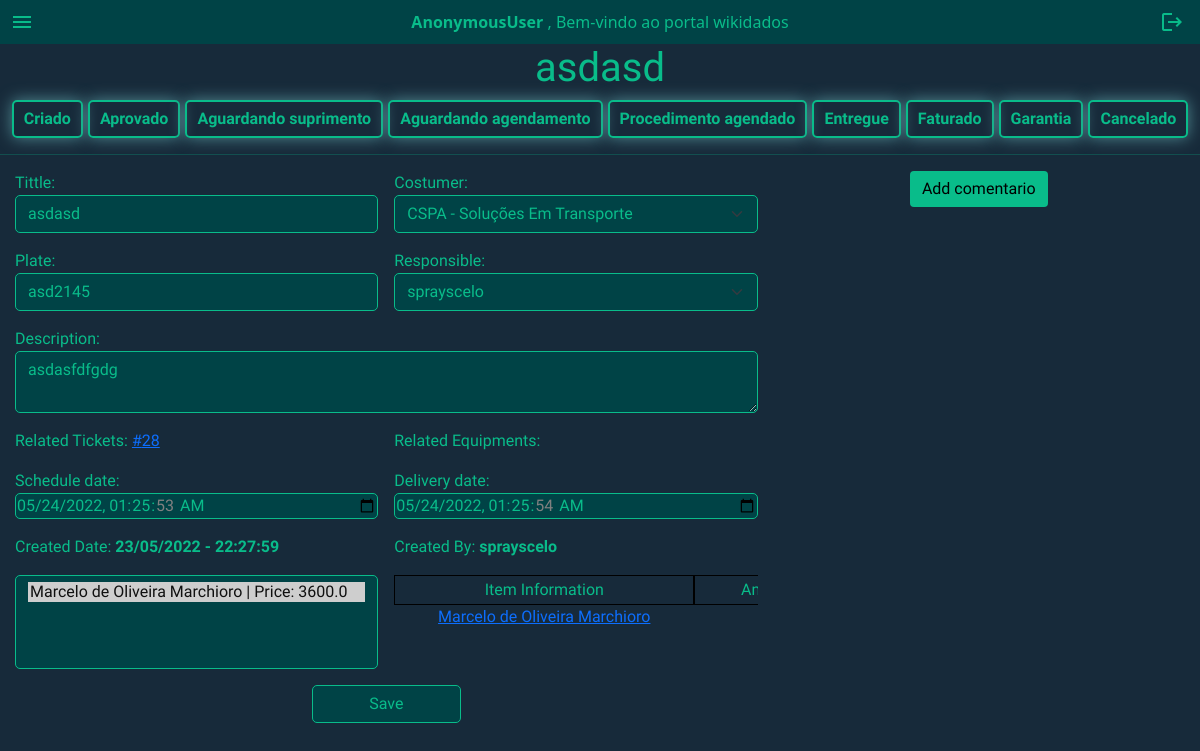
The app's page /serviceOrder/3, older data.
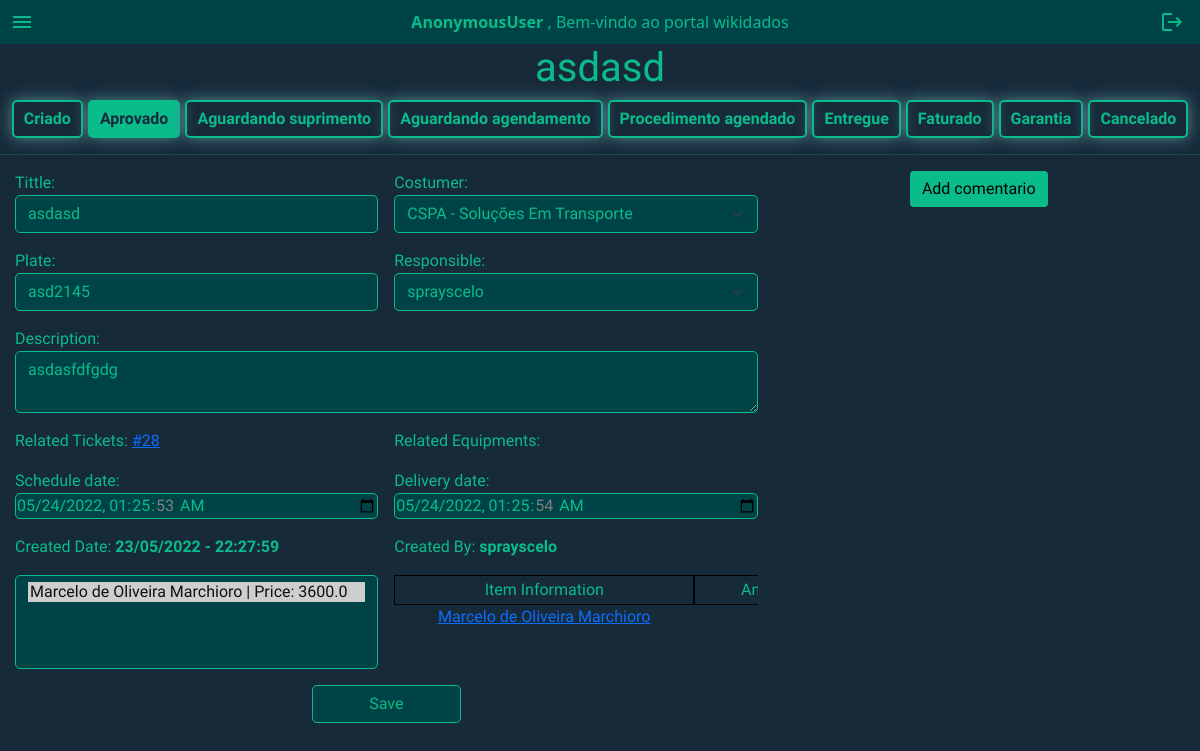
The same page, newer data.
### FinalProject/views.py (the view, shortened to what this page needs)
def serviceOrdersDetails(request, serviceOrderID):
   serviceOrderDetails = serviceOrder.objects.get(id=serviceOrderID)
   newComment(request, serviceOrderID, serviceOrder)
   if request.method == "PUT":
      data = json.loads(request.body)
      serviceOrder.objects.filter(id=serviceOrderID).update(status=data["newStatus"])
   return render(request,"final/serviceOrder.html", {
      "serviceOrdersDetails": serviceOrderDetails,
      "serviceOrdersStatusChoices": statusOsChoices,
      "allCostumers": Costumer.objects.all(),
      "users": Users,
      "allServices": [svc for svc in Service.objects.all()]
   })

### FinalProject/views.py (called while the page is built)
def newComment(request, moduleID, module):
   if "commentContent" in request.POST:
         newComment = Comment(user=request.user, content=request.POST.get("commentContent", False))
         newComment.save()
         CommentLink = module.objects.get(id=moduleID)
         CommentLink.comments.add(newComment)
         CommentLink.save()

### FinalProject/templates/final/serviceOrder.html (shortened to what the changed rows need)
{%extends "final/layout.html" %}
{% load static %}
{%block serviceOrder %}
{% if allServiceOrders %}
<h1 class="text-center"> Service Orders</h1>
<div>
    <div id="serviceOrderHeader">
        <span> ID </span>
        <span> Tittle </span>
        <span> Status </span>
        <span> Costumer </span>
        <span> Plate </span>
        <span> CreateDate </span>
        <span> Schedule </span>
    </div>
    {% for so in allServiceOrders %}
    <div id="allServiceOrder">
        <a href="{% url 'serviceOrdersDetails' so.id %}" class="btn btn-light">
            <span>{{ so.id }}</span>
            <span>{{ so.tittle }}</span>
            <span>{{ so.status }}</span>
            <span>{{ so.costumer.name }}</span>
            <span>{{ so.plate }}</span>
            <span>{{ so.createDate|date:"d/m/Y - H:i:s" }}</span>
            <span>{{ so.schedule|date:"d/m/Y - H:i:s" }}</span>
        </a>
    </div>
    {%endfor%}
</div>
{% elif serviceOrdersDetails %}
<div data-pageID="serviceOrdersDetails.id" id="mainServiceOrderContainer">
    <div class="text-center">
        <h1> {{ serviceOrdersDetails.tittle }}</h1>
    </div>
    <div class="text-center " id="serviceOrdersStatusContainer">
        {% for status in serviceOrdersStatusChoices%}
            <button type="button" data-status="{{ serviceOrdersDetails.status }}" name="serviceOrderDetailsStatus" id="serviceOrderDetailsStatus" class="neonButton">{{ status.0 }}</button>
        {% endfor %}
    </div>
{% endif%}
<link rel="stylesheet" href="{% static 'serviceOrder.css' %}">
{%endblock%}

Row changes from the older to the newer data that the page shows:
changed serviceOrder "asdasd": status "Waiting for schedule" → "Aprovado" (drawn)
